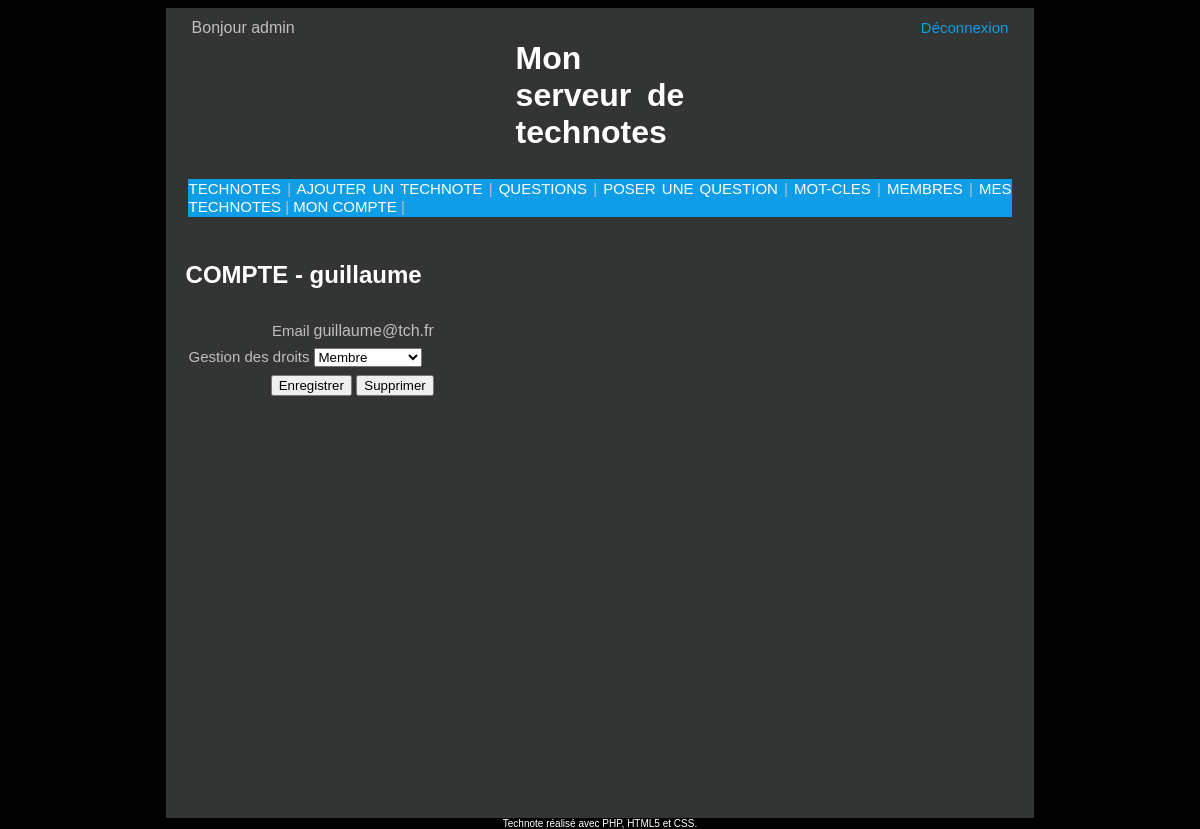
Screenshot of /index.php?action=membreFormulaire&id_membre=7 (signed in) with the database file from the repository.
### tables this page shows
CREATE TABLE IF NOT EXISTS `membre` (
  `id_membre` int(11) NOT NULL AUTO_INCREMENT,
  `email` varchar(200) NOT NULL,
  `pseudo` varchar(30) NOT NULL,
  `mot_de_passe` varchar(35) NOT NULL,
  `id_role` int(11) NOT NULL,
  `date_creation` datetime NOT NULL,
  PRIMARY KEY (`id_membre`),
  UNIQUE KEY `pseudo` (`pseudo`),
  UNIQUE KEY `email` (`email`)
);

### methodes/cl_membre.php (called while the page is built, shortened)
<?PHP
class Membre {
	protected 	$id_membre,
				$email,
				$pseudo,
				$mot_de_passe,
				$id_role,
				$date_creation;
	public function setEmail($email)
	{
		$this->email = $email;
	}
	public function setPseudo($pseudo)
	{
		$this->pseudo = $pseudo;
	}
	public function setIdRole($id_role)
	{
		$this->id_role = (int) $id_role;
	}
	public function getEmail()
	{
		return stripslashes($this->email);
	}
	public function getPseudo()
	{
		return stripslashes($this->pseudo);
	}
	public function getIdRole()
	{
		return $this->id_role;
	}
}
class MembreGestion {
	protected $BDD;
	function __construct($BDD)
	{
		$this->BDD = $BDD;
	}
	public function getOne($id_membre)
	{
		$requete = $this->BDD->prepare('SELECT * FROM `membre` WHERE id_membre = :idMembre');
		$requete->bindValue(':idMembre', (int) $id_membre, PDO::PARAM_INT);
		$requete->execute();
		$resultat = $requete->fetch(PDO::FETCH_ASSOC);
		return new Membre($resultat);
	}
}
?>

### affichage/membreFormulaire.php (the view, shortened to what this page needs)
<?PHP
if (isset($_POST['id_membre'])) $id_membre=$_POST['id_membre']; else if (isset($_GET['id_membre'])) $id_membre=$_GET['id_membre']; else $id_membre="";
if ($id_membre!="")
{
	$membreGestion = new MembreGestion($BDD);
	$membre = $membreGestion->getOne($id_membre);
	?>
	<h2>COMPTE - <?PHP echo $membre->getPseudo(); ?></h2>
	<form name="fmembre" method="POST" action="index.php">
		<table border=0>
			<tr>
				<td align="right"><span class="libelleForm">Email</span></td>
				<td><?PHP echo $membre->getEmail();?></td>
			</tr>
			<tr><td></td><td></td></tr>
			<tr>
				<td align="right"><span class="libelleForm">Gestion des droits</span></td>
				<td>
					<select name ="idRole">
						<option value="2" <?PHP if ($membre->getIdRole()==2) echo "selected"; ?>>Membre</option>
					</select>
				</td>
			</tr>
			<tr><td></td><td></td></tr>
			<tr>
				<td colspan="2" align="right">
					<?PHP if ($_SESSION["membreModifier"]==1) { ?><input type="button" value="Enregistrer" onclick="javascript:verifie_formulaire_membre();"><?PHP } ?>
					<?PHP if ($_SESSION["membreSupprimer"]==1) { ?><input type="button" value="Supprimer" onclick="javascript:formulaire_supprimer_membre();"><?PHP } ?>
				</td>
			</tr>
		</table>
	</form>
<?PHP
}
?>

### style.css (style rules this page uses)
html, body { height: 100%; }
body { color: #bfbfbf; background: black; font-family: 'Futura-Medium', 'Futura', 'Trebuchet MS', sans-serif; }
H2 { color: white; }
td { vertical-align:top; }
.libelleForm { font-size: 15px; }

### rows the page displays
membre: pseudo "guillaume", email "guillaume@tch.fr", idRole "Membre"

### other values shown
PSEUDO "admin"
